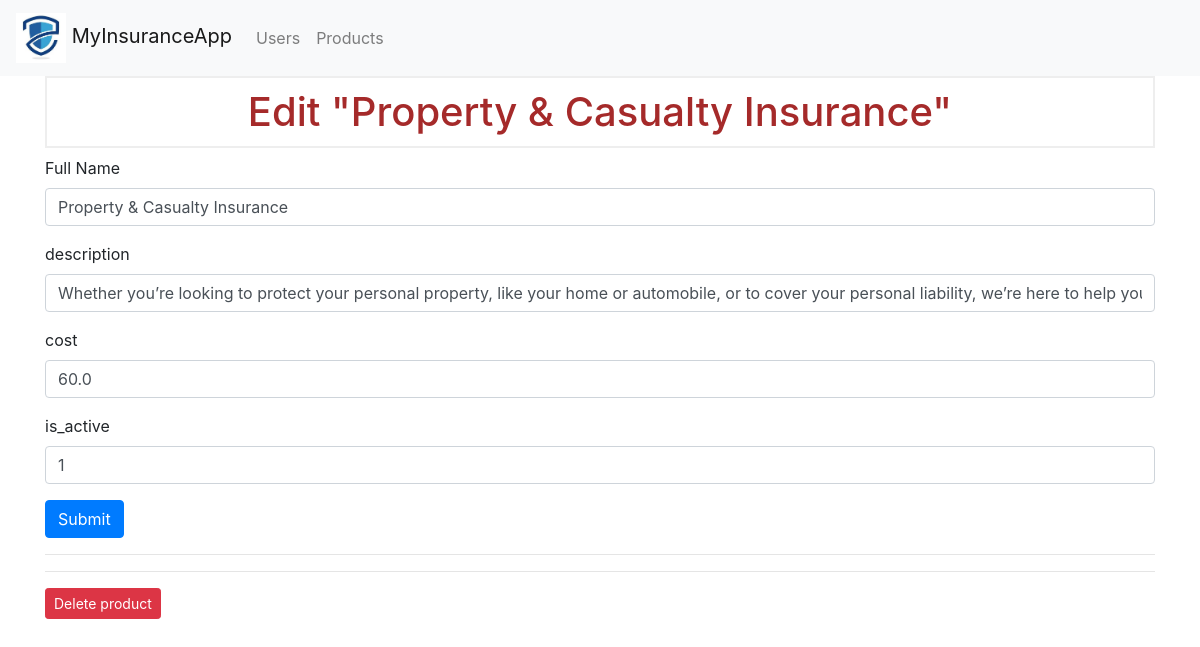
The page /products/1/edit on the database as committed earlier.
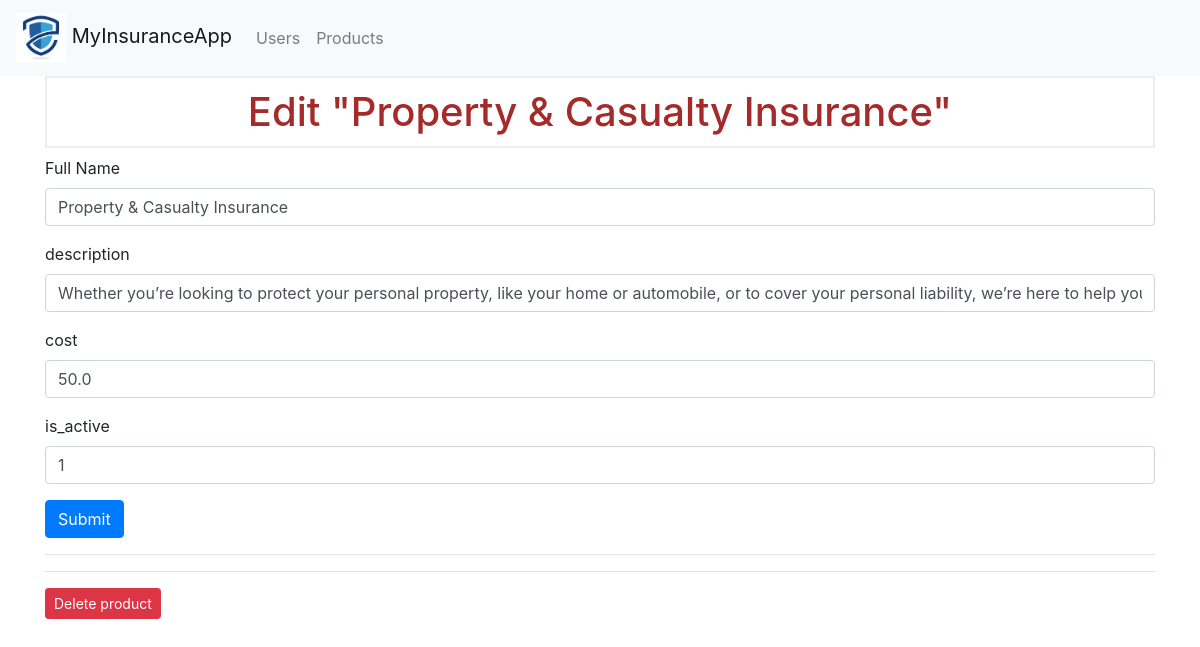
The same page on the database as committed later.
### tables this page shows
CREATE TABLE products(
    id INTEGER PRIMARY KEY AUTOINCREMENT,
    created TIMESTAMP DEFAULT CURRENT_TIMESTAMP,
    name TEXT ,
    description TEXT,
    cost float ,
    is_active boolean
);

### project/controllers/web/product_controller.py (the view, shortened to what this page needs)
@app.route('/products/<int:id>/edit', methods=('GET', 'POST'))
def editproduct(id):
    product = get_product(id)
    return render_template('product/edit.html', product=product)

### project/persistence/__init__.py (called while the page is built)
def dict_factory(cursor, row):
    d = {}
    for idx, col in enumerate(cursor.description):
        d[col[0]] = row[idx]
    return d

def get_db_connection():
    conn = sqlite3.connect('./database/database.db')
    conn.row_factory = dict_factory
    return conn

### project/persistence/products_dao.py (called while the page is built)
def get_product(product_id):
    conn = get_db_connection()
    product = conn.execute('SELECT * FROM products WHERE id = ?',
                        (product_id,)).fetchone()
    conn.close()
    if product is None:
        abort(404)
    return product

### project/templates/product/edit.html (shortened to what this page needs)
{% extends 'base.html' %}
{% block content %}
<h1>{% block name %} Edit "{{ product['name'] }}" {% endblock %}</h1>
<form method="POST">
    <div class="form-group">
        <label for="name">Full Name</label>
        <input type="text" name="name" placeholder="product name"
               class="form-control"
               value="{{ request.form['name'] or product['name'] }}">
    </div>
    <div class="form-group">
        <label for="description">description</label>
        <input type="text" name="description" placeholder="product description"
               class="form-control"
               value="{{ request.form['description'] or product['description'] }}">
    </div>
    <div class="form-group">
        <label for="cost">cost</label>
        <input type="text" name="cost" placeholder="product cost"
               class="form-control"
               value="{{ request.form['cost'] or product['cost'] }}">
    </div>
    <div class="form-group">
        <label for="is_active">is_active</label>
        <input type="text" name="is_active" placeholder="product is_active"
               class="form-control"
               value="{{ request.form['is_active'] or product['is_active'] }}">
    </div>
    <div class="form-group">
        <button type="submit" class="btn btn-primary">Submit</button>
    </div>
</form>
<hr>
<hr>
<form action="{{ url_for('deleteproduct', id=product['id']) }}" method="POST">
    <input type="submit" value="Delete product"
            class="btn btn-danger btn-sm"
            onclick="return confirm('Are you sure you want to delete this product?')">
</form>
{% endblock %}

Rows that differ between the two databases and show on the page:
changed products "Property & Casualty Insurance": cost "60.0" → "50.0"
